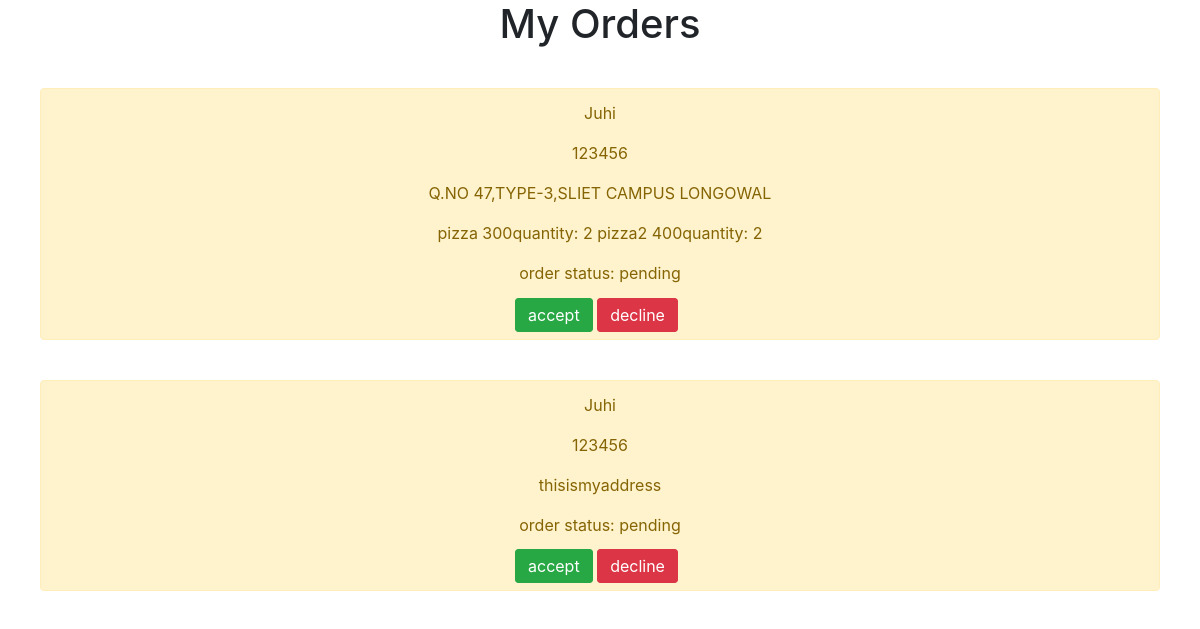
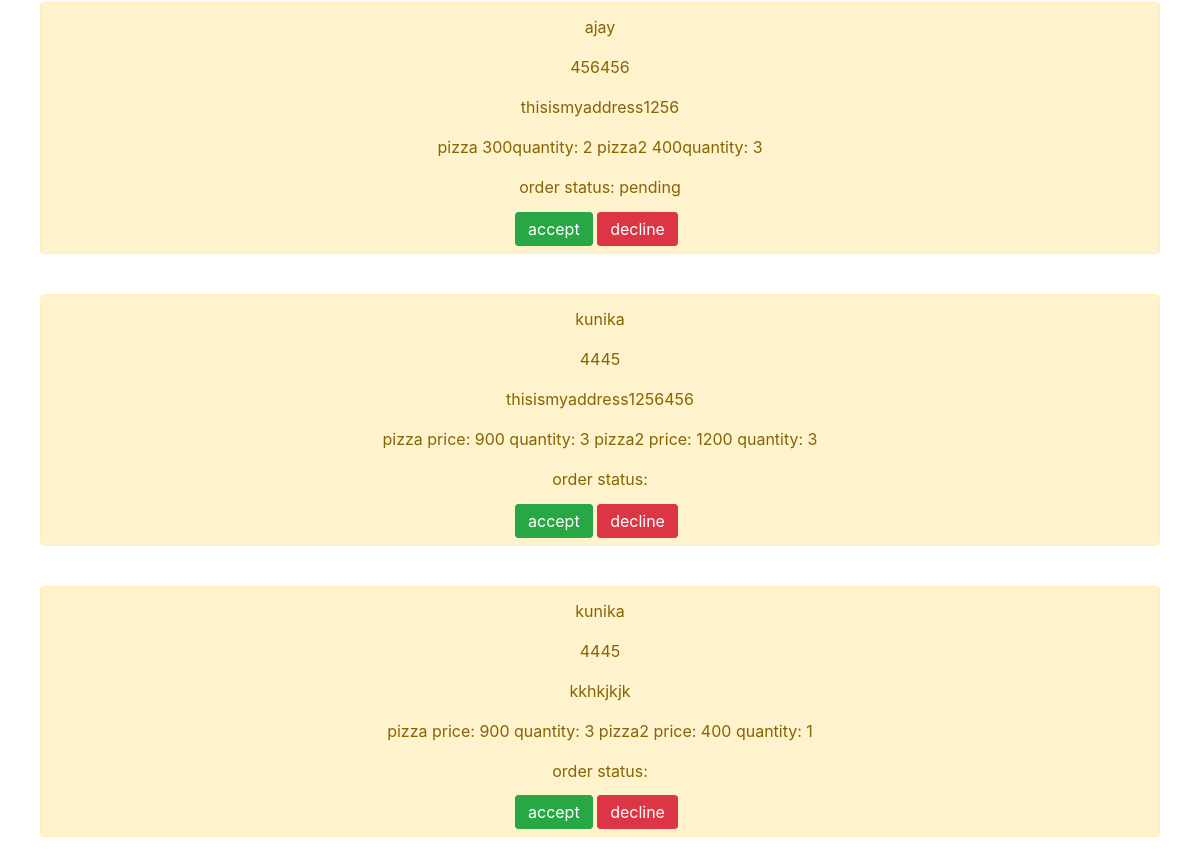
The page /adminorders/ on the database as committed earlier (2 pictures, top to bottom).
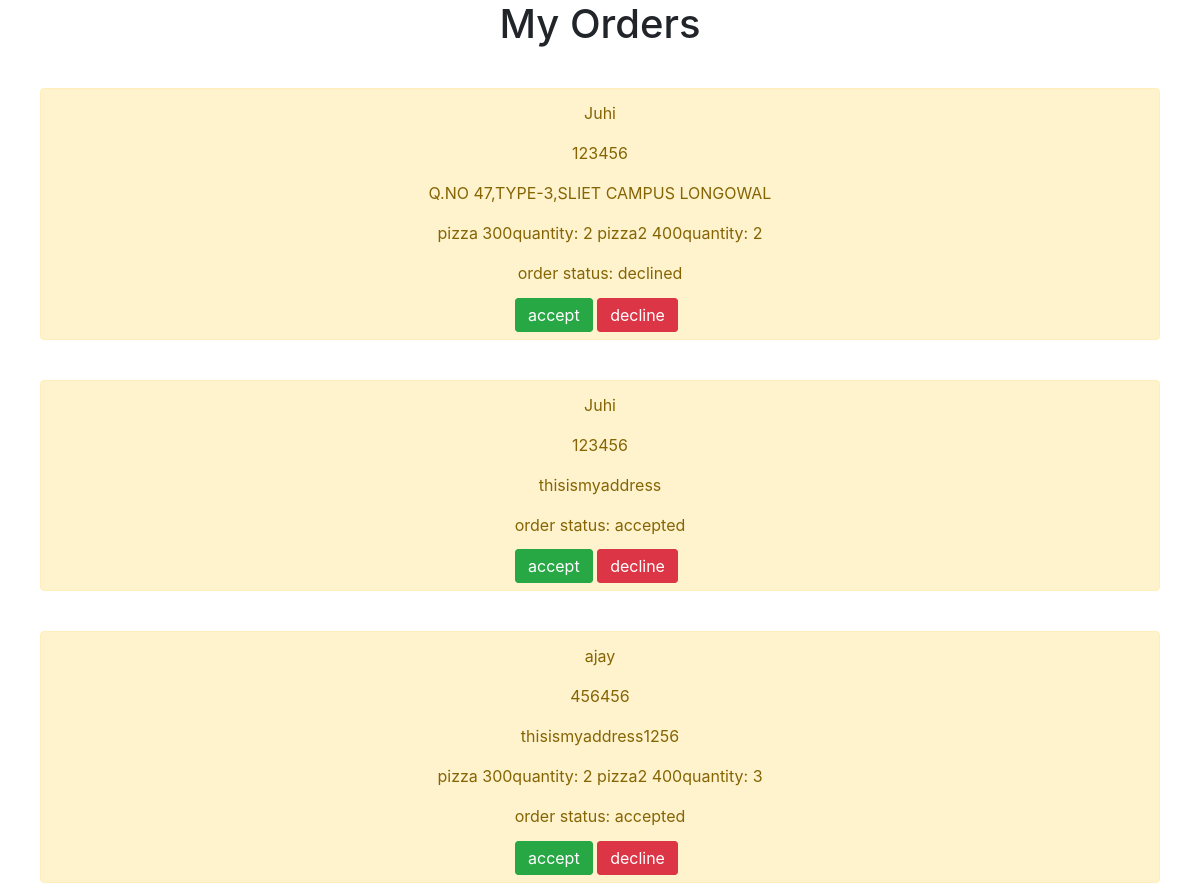
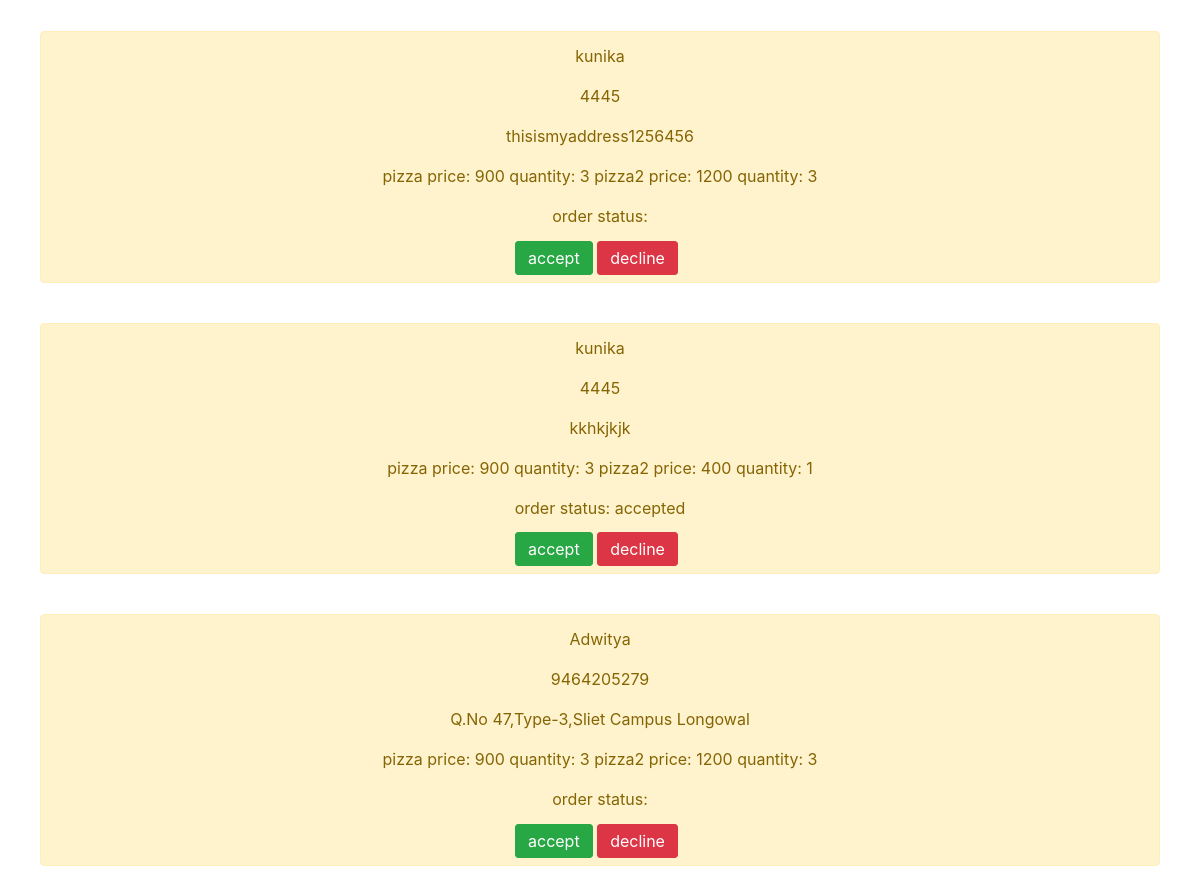
The same page on the database as committed later (2 pictures, top to bottom).
### pizzaapp/models.py (models this page shows)
class OrderModel(models.Model):
	username=models.CharField(max_length=10)
	phoneno=models.CharField(max_length=10)
	address=models.CharField(max_length=10)
	ordereditems=models.CharField(max_length=10)
	status=models.CharField(max_length=10)

### pizzaapp/views.py (the view)
# urls.py: path('adminorders/',adminorders),
def adminorders(request):
	orders=OrderModel.objects.all()
	context={'orders':orders}
	return render(request,"pizzaapp/adminorders.html",context)

### templates/pizzaapp/adminorders.html
{% extends 'base.html' %}
{% block content %}
<h1 style="text-align:center">My Orders</h1>
{% for order in orders %}
<div style="margin:40px" class="alert alert-warning" role="alert">
	<p style="text-align:center;">{{order.username}}</p>
	<p style="text-align:center;">{{order.phoneno}}</p>
	<p style="text-align:center;">{{order.address}}</p>
	<p style="text-align:center;">{{order.ordereditems}}</p>
	<p style="text-align:center;">order status: {{order.status}}</p>
	<div class="container" style="width:200px;margin:auto">
	<a href="/acceptorder/{{order.id}}" style="display:inline;" class="btn btn-success">accept</a>
	<a href="/declineorder/{{order.id}}" style="display:inline;" class="btn btn-danger">decline</a>
	</div>
</div>
{% endfor %}
{% endblock %}

### templates/base.html (shortened to what this page needs)
<!DOCTYPE html>
<html>
<head>
	<link rel="stylesheet" href="https://stackpath.bootstrapcdn.com/bootstrap/4.5.0/css/bootstrap.min.css"
>
</head>
<body>
{% block content %}
{% endblock %}
</body>
</html>

Rows that differ between the two databases and show on the page:
changed OrderModel "Q.NO 47,TYPE-3,SLIET CAMPUS LONGOWAL": status "pending" → "declined"
changed OrderModel "thisismyaddress": status "pending" → "accepted"
changed OrderModel "ajay": status "pending" → "accepted"
changed OrderModel "kkhkjkjk": status (not shown) → "accepted"
added OrderModel: username "Adwitya", phoneno "9464205279", address "Q.No 47,Type-3,Sliet Campus Longowal", ordereditems "pizza price: 900 quantity: 3 pizza2 price: 1200 quantity: 3"
